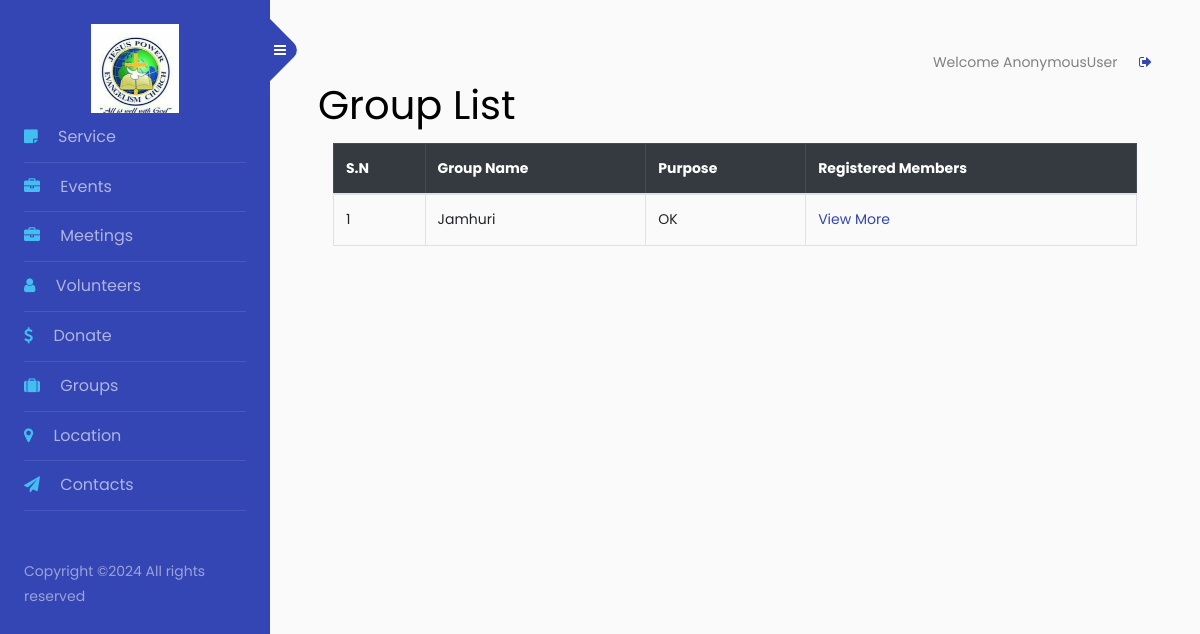
Page /members/groups_list on the earlier database version.
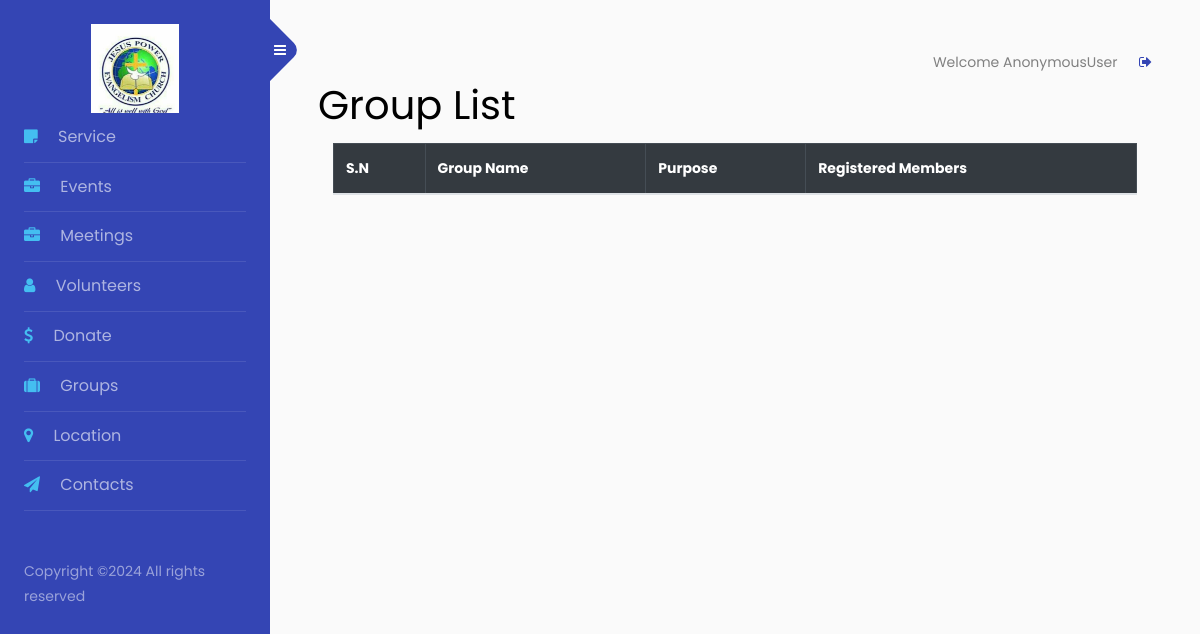
Same page on the later database version.
### groups/models.py (models this page shows)
class SmallGroup(models.Model):
    name = models.CharField(max_length=100)
    description = models.TextField()

### members/views.py (the view)
# urls.py: path('groups_list', views.groups_list, name='groups_list'),
def groups_list(request):
    groups = SmallGroup.objects.all().order_by('-id')
    return render(request, 'views/group_list.html', {'groups': groups})

### members/templates/views/group_list.html
{% extends "member-sidebar.html" %}
{% load static %}
{% block content %}
    <h1>Group List</h1>
    <div class="container-fluid">
        <div class="table-responsive">
            <table class="table table-hover table-bordered">
                <thead class="table-dark">
                    <tr>
                        <th>S.N</th>
                        <th>Group Name</th>
                        <th>Purpose</th>
                        <th>Registered Members</th>
                    </tr>
                </thead>
                <tbody>
                    {% for group in groups %}
                    <tr>
                        <td>{{ forloop.counter }}</td>
                        <td>{{ group.name }}</td>
                        <td>{{ group.description }}</td>
                        <td><a href="{% url 'groupdetail' group.id %}">View More </a></td>
                    </tr>
                    {% endfor %}
                </tbody>
            </table>
        </div>
</div>
{% endblock %}

Differences in the rows shown:
removed SmallGroup: name "Jamhuri", description "OK"
